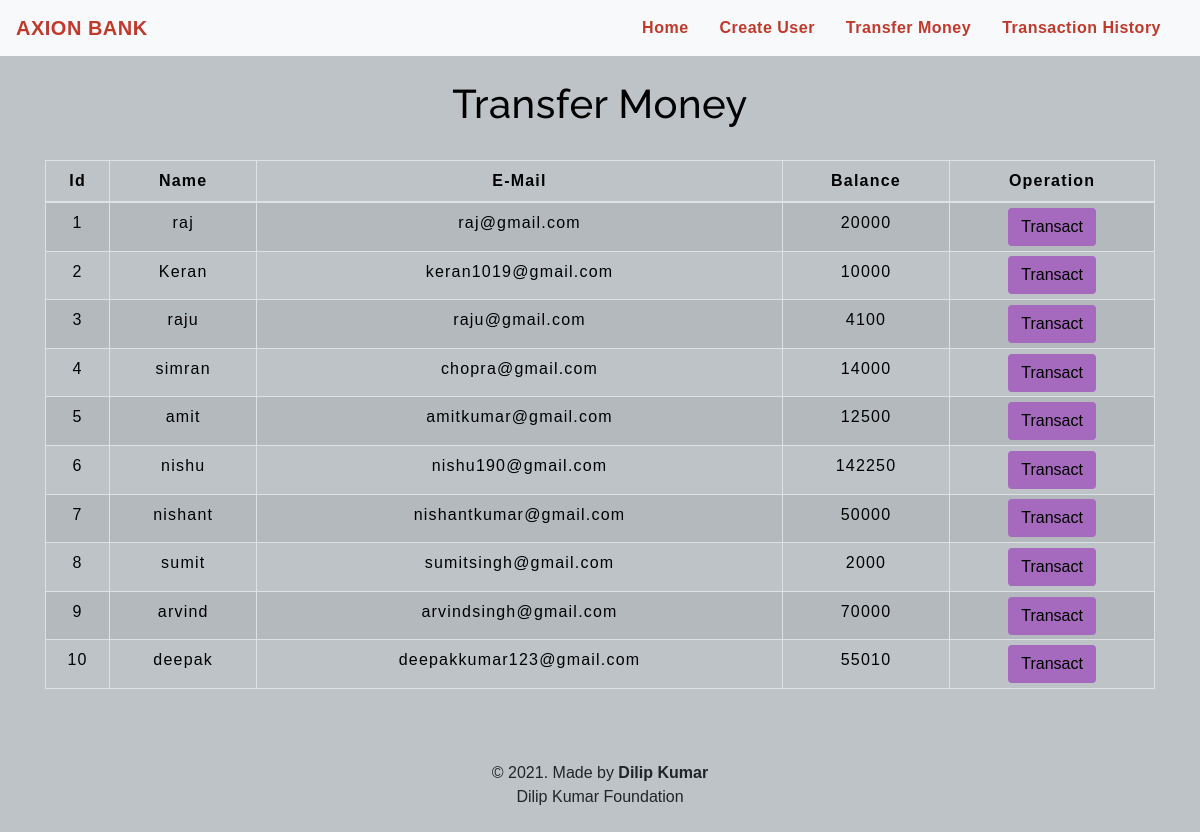
The app's page /transfermoney.php with its own data.
### tables this page shows
CREATE TABLE `users` (
  `id` int(3) NOT NULL,
  `name` text NOT NULL,
  `email` varchar(30) NOT NULL,
  `balance` int(8) NOT NULL
);

### transfermoney.php (the view, shortened to what this page needs)
<!DOCTYPE html>
<html lang="en">
<head>
    <link rel="stylesheet" href="https://maxcdn.bootstrapcdn.com/bootstrap/4.0.0/css/bootstrap.min.css">
    <link rel="stylesheet" type="text/css" href="css/table.css">
    <link rel="stylesheet" type="text/css" href="css/navbar.css">
</head>
<body style="background-color : #BDC3C7;">
<?php
    include 'config.php';
    $sql = "SELECT * FROM users";
    $result = mysqli_query($conn,$sql);
?>
<?php
  include 'navbar.php';
?>
<div class="container">
        <h2 class="text-center pt-4" style="color : black;">Transfer Money</h2>
        <br>
            <div class="row">
                <div class="col">
                    <div class="table-responsive-sm">
                    <table class="table table-hover table-sm table-striped table-condensed table-bordered" style="border-color:black;">
                        <thead style="color : black;">
                            <tr>
                            <th scope="col" class="text-center py-2">Id</th>
                            <th scope="col" class="text-center py-2">Name</th>
                            <th scope="col" class="text-center py-2">E-Mail</th>
                            <th scope="col" class="text-center py-2">Balance</th>
                            <th scope="col" class="text-center py-2">Operation</th>
                            </tr>
                        </thead>
                        <tbody>
                <?php
                    while($rows=mysqli_fetch_assoc($result)){
                ?>
                    <tr style="color : black;">
                        <td class="py-2"><?php echo $rows['id'] ?></td>
                        <td class="py-2"><?php echo $rows['name']?></td>
                        <td class="py-2"><?php echo $rows['email']?></td>
                        <td class="py-2"><?php echo $rows['balance']?></td>
                        <td><a href="selecteduserdetail.php?id= <?php echo $rows['id'] ;?>"> <button type="button" class="btn" style="background-color : #A569BD;">Transact</button></a></td>
                    </tr>
                <?php
                    }
                ?>
                        </tbody>
                    </table>
                    </div>
                </div>
            </div>
         </div>
         <footer class="text-center mt-5 py-2">
            <p>&copy 2021. Made by <b>Dilip Kumar</b> <br> Dilip Kumar Foundation</p>
        </footer>
</body>
</html>

### navbar.php (shortened to what this page needs)
<nav class="navbar navbar-expand-md navbar-light bg-light">
<a class="navbar-brand" href="index.php" style="color : #C0392B;"><b>AXION BANK</b></a>
<div class="collapse navbar-collapse" id="collapsibleNavbar">
      <ul class="navbar-nav ml-auto">
        <li class="nav-item">
          <a class="nav-link" href="index.php" style="color : #C0392B;"><b>Home</b></a>
        </li>
        <li class="nav-item">
          <a class="nav-link" href="createuser.php" style="color : #C0392B;"><b>Create User</b></a>
        </li>
        <li class="nav-item">
          <a class="nav-link" href="transfermoney.php" style="color : #C0392B;"><b>Transfer Money</b></a>
        </li>
        <li class="nav-item">
          <a class="nav-link" href="transactionhistory.php" style="color : #C0392B;"><b>Transaction History</b></a>
        </li>
    </div>
 </nav>

### css/table.css (style rules this page uses)
* { padding: 0; margin: 0; box-sizing: border-box; font-family: sans-serif; }
h2 { font-size: 40px; }
table { letter-spacing: 1.2px; }
td { text-align: center; }
button { border:none; background: #d9d9d9; transition: 1s; }

### css/navbar.css (style rules this page uses)
.nav-link { margin-right: 15px; color:#2F363F; letter-spacing: 0.5px; transition: 0.5s; }
.navbar-brand { color: #4C4B4B; letter-spacing: 0.5px; }
h2 { color: #4C4B4B; letter-spacing: 0.5px; font-family: raleway; }

### transfermoney.php (style rules this page uses)
button { transition: 1.5s; }

### records on screen
users: id "1", name "raj", email "raj@gmail.com", balance "20000"
users: id "2", name "Keran", email "keran1019@gmail.com", balance "10000"
users: id "3", name "raju", email "raju@gmail.com", balance "4100"
users: id "4", name "simran", email "chopra@gmail.com", balance "14000"
users: id "5", name "amit", email "amitkumar@gmail.com", balance "12500"
users: id "6", name "nishu", email "nishu190@gmail.com", balance "142250"
users: id "7", name "nishant", email "nishantkumar@gmail.com", balance "50000"
users: id "8", name "sumit", email "sumitsingh@gmail.com", balance "2000"
users: id "9", name "arvind", email "arvindsingh@gmail.com", balance "70000"
users: id "10", name "deepak", email "deepakkumar123@gmail.com", balance "55010"
